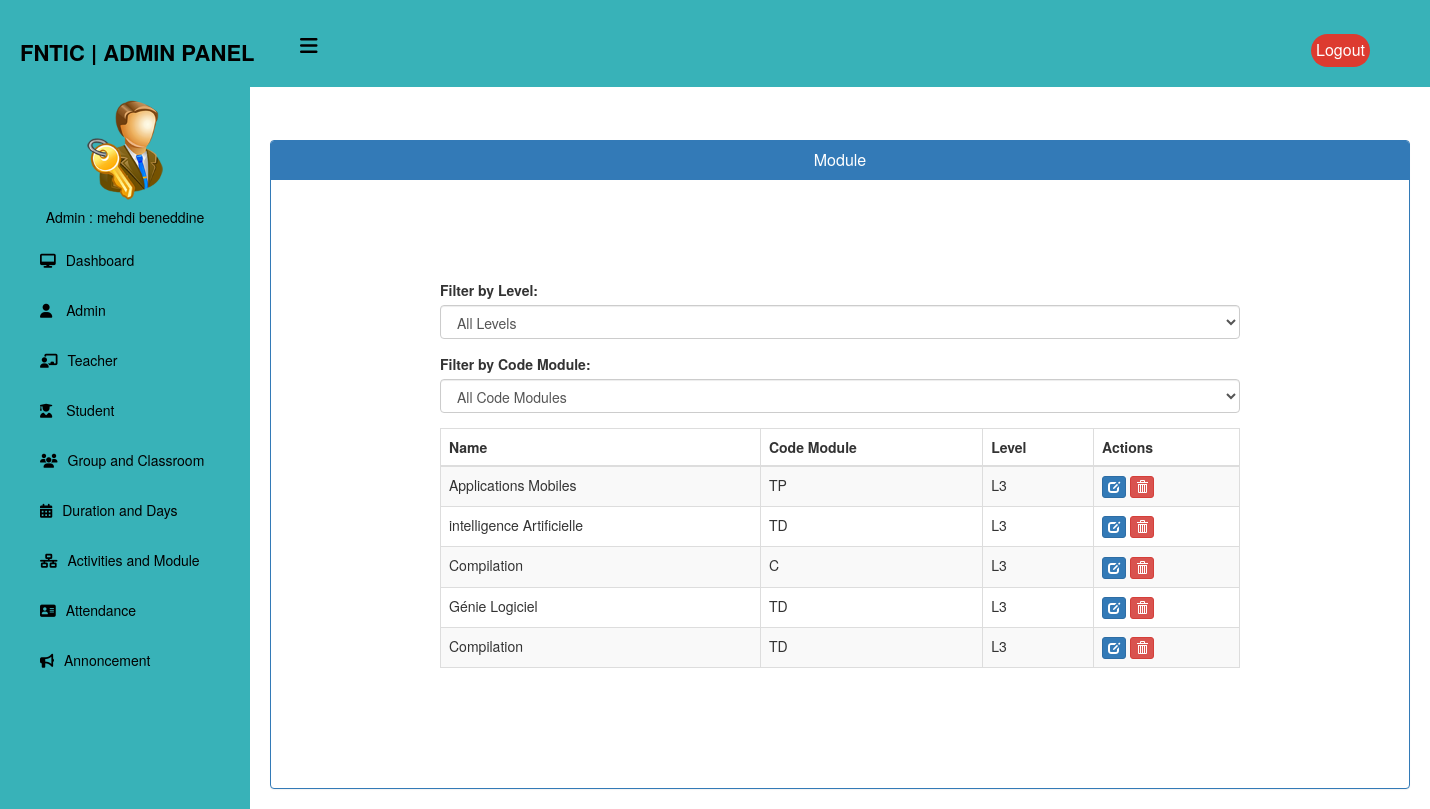
The app's page /admin-view-module (signed in) with its own data.
### home/models.py (models this page shows, shortened)
class Module(models.Model):
    name = models.CharField(max_length=50)
    codeM = models.CharField(max_length=10,choices=codeM,default='C')
    level = models.CharField(max_length=10,choices=level,default='L1')

### home/views.py (the view)
# urls.py: path('admin-view-module', views.admin_view_module_view,name='admin-view-module'),
@login_required(login_url="login")
@user_passes_test(is_admin)
def admin_view_module_view(request):
    module = models.Module.objects.all()
    return render(request,'school/admin_view_module.html',{'module':module})

### home/views.py (called while the page is built)
def is_admin(user):
    return user.groups.filter(name='ADMIN').exists()

### templates/school/admin_view_module.html (shortened to what this page needs)
{% extends 'school/adminbase.html' %}
{% block content %}
<head>
  <link href="//netdna.bootstrapcdn.com/bootstrap/3.0.0/css/bootstrap.min.css" rel="stylesheet" id="bootstrap-css">
</head>
<br><br>
<div class="container">
  <div class="row">
    <div class="col-xs-12">
      <div class="panel panel-primary">
        <div class="panel-heading">
          <h6 class="panel-title">Module</h6>
        </div>
        <div class="table-container">
          <div class="form-group">
            <label for="level-select">Filter by Level:</label>
            <select class="form-control" id="level-select">
              <option value="all">All Levels</option>
            </select>
          </div>
          <div class="form-group">
            <label for="codeM-select">Filter by Code Module:</label>
            <select class="form-control" id="codeM-select">
              <option value="all">All Code Modules</option>
            </select>
          </div>
          <table class="table table-responsive table-hover table-striped table-bordered" id="dev-table">
            <thead>
              <tr>
                <th>Name</th>
                <th>Code Module</th>
                <th>Level</th>
                <th>Actions</th>
              </tr>
            </thead>
            <tbody>
              {% for m in module %}
              <tr>
                <td>{{ m.name }}</td>
                <td>{{ m.codeM }}</td>
                <td>{{ m.level }}</td>
                <td>
                  <a class="btn btn-primary btn-xs" href="{% url 'update-module' m.id %}">
                    <span class="glyphicon glyphicon-edit"></span>
                  </a>
                  <a class="btn btn-danger btn-xs" href="{% url 'delete-module-from-University' m.id %}">
                    <span class="glyphicon glyphicon-trash"></span>
                  </a>
                </td>
              </tr>
              {% endfor %}
            </tbody>
          </table>
        </div>
      </div>
    </div>
  </div>
</div>
{% endblock content %}

### templates/school/adminbase.html (shortened to what this page needs)
{% load static %}
<!DOCTYPE html>
<html lang="en" dir="ltr">
<head>
  <link rel="stylesheet" href="https://cdnjs.cloudflare.com/ajax/libs/font-awesome/6.4.0/css/all.min.css">
</head>
<body>
  <header>
    <label for="check">
      <i class="fas fa-bars" id="sidebar_btn"></i>
    </label>
    <div class="left_area">
      <h3>FNTIC | Admin Panel</h3>
    </div>
    <div class="right_area">
      <a href="{%url 'admin_logout'%}" class="logout_btn">Logout</a>
    </div>
  </header>
  <div class="sidebar">
    <center>
      <img src="{% static 'image/admin-icn.png' %}" class="profile_image" alt="">
      <h5>Admin : {{request.user.first_name}} {{ user.last_name }}</h5>
    </center>
    <a href="/admin-dashboard"><i class="fas fa-desktop"></i><span>Dashboard</span></a>
    <a href="/admin-admin"><i class="fas fa-user"></i> <span>Admin</span></a>
    <a href="/admin-teacher"><i class="fas fa-chalkboard-teacher"></i><span>Teacher</span></a>
    <a href="/admin-student"> <i class="fas fa-user-graduate"></i> <span>Student</span></a>
    <a href="/admin-group"><i class="fas fa-users"></i><span>Group and Classroom</span></a>
    <a href="/admin-duration-module"><i class="fas fa-calendar-alt"></i><span>Duration and Days</span></a>
    <a href="/admin-Activities"><i class="fas fa-network-wired"></i><span>Activities and Module</span></a>
    <a href="/admin-attendance"><i class="fas fa-address-card"></i><span>Attendance</span></a>
    <a href="/admin-notice"><i class="fas fa-bullhorn"></i><span>Annoncement</span></a>
  </div>
  <div class="content">
    <br><br><br><br><br>
    {% block content %}
    {% endblock content %}
</body>
</html>

### templates/school/adminbase.html (style rules this page uses)
a:link { text-decoration: none; }
body { margin: 0; padding: 0; font-family: "Roboto", sans-serif; }
header { position: fixed; background: #38b2b8; padding: 20px; width: 100%; z-index: 1; }
.left_area h3 { color: #000; margin: 0px; text-transform: uppercase; font-size: 22px; font-weight: 900; }
.logout_btn { padding: 5px; background: #dd3b30; text-decoration: none; float: right; margin-top: -30px; margin-right: 40px; border-radius: 30px; font-size: 16px; font-weight: 500; color: #fff; transition: 0.5s; }
.sidebar { background: #38b2b8; margin-top: 70px; padding-top: 30px; position: fixed; left: 0; width: 250px; height: 100%; transition: 0.5s; transition-property: left; }
.sidebar .profile_image { width: 100px; height: 100px; border-radius: 100px; margin-bottom: 10px; }
.sidebar h5 { color: #000; text size: 12px; margin-top: 0; margin-bottom: 10px; }
.sidebar a { color: #000; display: block; width: 100%; line-height: 50px; text-decoration: none; padding-left: 40px; box-sizing: border-box; transition: 0.5s; }
.sidebar i { padding-right: 10px; }
label #sidebar_btn { z-index: 1; color: #000; position: fixed; cursor: pointer; left: 300px; font-size: 20px; margin: 5px 0; transition: 0.5s; transition-property: color; }
.content { margin-left: 250px; background-position: center; background-size: cover; height: 100vh; transition: 0.5s; }

### templates/school/admin_view_module.html (style rules this page uses)
a:link { text-decoration: none; }
h6 { text-align: center; }
.table-container { margin: 100px auto; max-width: 800px; overflow-x: auto; }

### records on screen
Module: name "Applications Mobiles", codeM "TP", level "L3"
Module: name "intelligence Artificielle", codeM "TD", level "L3"
Module: name "Compilation", codeM "C", level "L3"
Module: name "Génie Logiciel", codeM "TD", level "L3"
Module: name "Compilation", codeM "TD", level "L3"

### other values on screen
{{ request.user.first_name }} "mehdi"
{{ user.last_name }} "beneddine"
